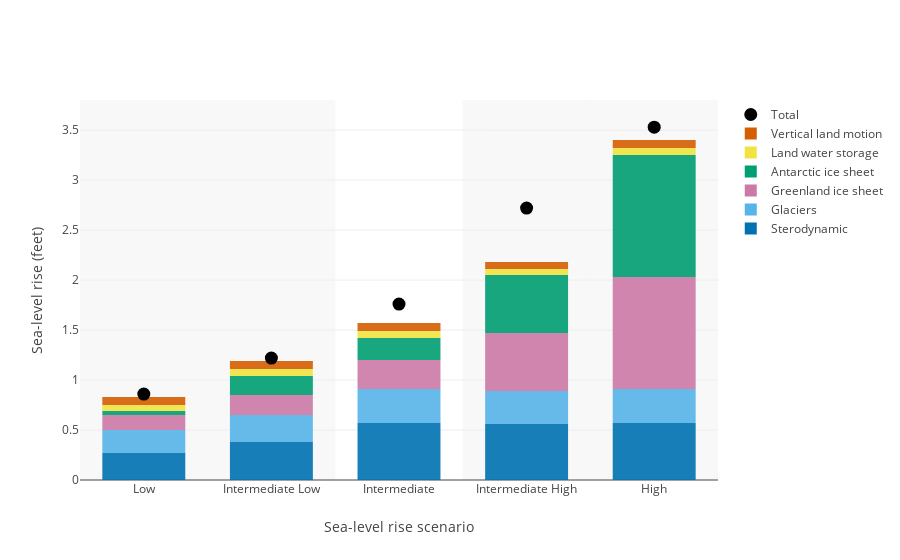

The cell this chart's notebook holds for it:
### Code cell
col = anlyz.color_palette()
# col = [col[c] for c in [6, 1, 3, 0, 4, 2]]

fig = go.Figure()

xc = [slr["names"][s] for s in scenarios]

if scenario_select in scenarios:
    for n, s in enumerate(scenarios):
        if s != scenario_select:
            fig.add_vrect(x0=n - 0.5, x1=n + 0.5, line_width=0, fillcolor="gray", opacity=0.06, layer="below")

for n, c in enumerate(slr["contributions"][str(year)]):
    if c != "Total":
        fig.add_trace(go.Bar(x=xc, y=slr["contributions"][str(year)][c], name=c, marker=dict(color=col[n], opacity=0.9), width=0.65))
    else:
        fig.add_trace(go.Scatter(x=xc, y=slr["contributions"][str(year)][c], name=c, mode="markers", marker=dict(color="black", size=13)))

fig.update_xaxes(
    title_text=f"Sea-level rise scenario",
)
fig.update_yaxes(
    title_text=f"Sea-level rise ({slr['units_long']})",
)
fig.update_layout(
    template="none",
    barmode='relative',
    legend=dict(traceorder="reversed"),
    modebar=dict(
        remove=["toImage", "lasso", "select", "zoomIn", "zoomOut"],
        orientation="h",
        color="#333333",
        bgcolor=None,
    ),
)

fig.show()

### Figure 1 — Plotly figure (JSON) as saved in the notebook; plotly's stock layout.template omitted (floating-point values rounded to 4 significant figures)
{"data": [{"marker": {"color": "#0072B2", "opacity": 0.9}, "name": "Sterodynamic", "width": 0.65, "x": ["Low", "Intermediate Low", "Intermediate", "Intermediate High", "High"], "y": [0.27, 0.38, 0.57, 0.56, 0.57], "type": "bar"}, {"marker": {"color": "#56B4E9", "opacity": 0.9}, "name": "Glaciers", "width": 0.65, "x": ["Low", "Intermediate Low", "Intermediate", "Intermediate High", "High"], "y": [0.23, 0.27, 0.34, 0.33, 0.34], "type": "bar"}, {"marker": {"color": "#CC79A7", "opacity": 0.9}, "name": "Greenland ice sheet", "width": 0.65, "x": ["Low", "Intermediate Low", "Intermediate", "Intermediate High", "High"], "y": [0.15, 0.2, 0.29, 0.58, 1.12], "type": "bar"}, {"marker": {"color": "#009E73", "opacity": 0.9}, "name": "Antarctic ice sheet", "width": 0.65, "x": ["Low", "Intermediate Low", "Intermediate", "Intermediate High", "High"], "y": [0.04, 0.19, 0.22, 0.58, 1.22], "type": "bar"}, {"marker": {"color": "#F0E442", "opacity": 0.9}, "name": "Land water storage", "width": 0.65, "x": ["Low", "Intermediate Low", "Intermediate", "Intermediate High", "High"], "y": [0.06, 0.07, 0.07, 0.06, 0.07], "type": "bar"}, {"marker": {"color": "#D55E00", "opacity": 0.9}, "name": "Vertical land motion", "width": 0.65, "x": ["Low", "Intermediate Low", "Intermediate", "Intermediate High", "High"], "y": [0.08, 0.08, 0.08, 0.07, 0.08], "type": "bar"}, {"marker": {"color": "black", "size": 13}, "mode": "markers", "name": "Total", "x": ["Low", "Intermediate Low", "Intermediate", "Intermediate High", "High"], "y": [0.86, 1.22, 1.76, 2.72, 3.53], "type": "scatter"}], "layout": {"shapes": [{"fillcolor": "gray", "layer": "below", "line": {"width": 0}, "opacity": 0.06, "type": "rect", "x0": -0.5, "x1": 0.5, "xref": "x", "y0": 0, "y1": 1, "yref": "y domain"}, {"fillcolor": "gray", "layer": "below", "line": {"width": 0}, "opacity": 0.06, "type": "rect", "x0": 0.5, "x1": 1.5, "xref": "x", "y0": 0, "y1": 1, "yref": "y domain"}, {"fillcolor": "gray", "layer": "below", "line": {"width": 0}, "opacity": 0.06, "type": "rect", "x0": 2.5, "x1": 3.5, "xref": "x", "y0": 0, "y1": 1, "yref": "y domain"}, {"fillcolor": "gray", "layer": "below", "line": {"width": 0}, "opacity": 0.06, "type": "rect", "x0": 3.5, "x1": 4.5, "xref": "x", "y0": 0, "y1": 1, "yref": "y domain"}], "xaxis": {"title": {"text": "Sea-level rise scenario"}}, "yaxis": {"title": {"text": "Sea-level rise (feet)"}}, "legend": {"traceorder": "reversed"}, "modebar": {"remove": ["toImage", "lasso", "select", "zoomIn", "zoomOut"], "orientation": "h", "color": "#333333"}, "barmode": "relative"}}
